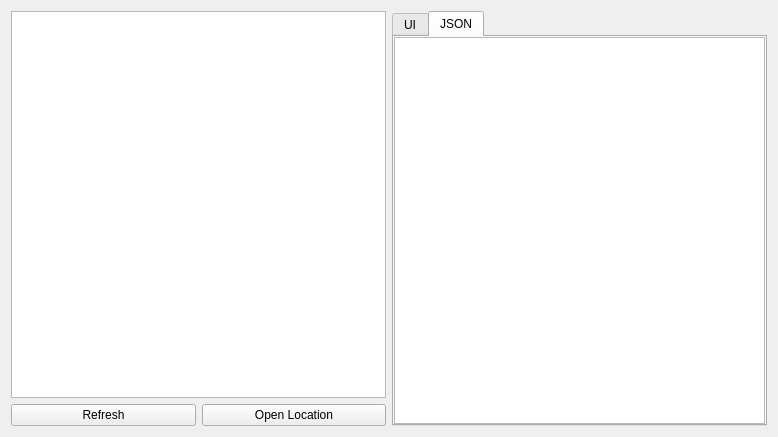
<?xml version="1.0" encoding="UTF-8"?>
<ui version="4.0">
 <class>TaskManager</class>
 <widget class="QWidget" name="TaskManager">
  <property name="geometry">
   <rect>
    <x>0</x>
    <y>0</y>
    <width>778</width>
    <height>437</height>
   </rect>
  </property>
  <property name="windowTitle">
   <string>Task Manager</string>
  </property>
  <layout class="QHBoxLayout" name="horizontalLayout">
   <item>
    <layout class="QVBoxLayout" name="verticalLayout">
     <item>
      <widget class="QTreeView" name="taskSystemView"/>
     </item>
     <item>
      <layout class="QGridLayout" name="gridLayout">
       <item row="0" column="1">
        <widget class="QPushButton" name="openLocationButton">
         <property name="text">
          <string>Open Location</string>
         </property>
        </widget>
       </item>
       <item row="0" column="0">
        <widget class="QPushButton" name="refreshButton">
         <property name="text">
          <string>Refresh</string>
         </property>
        </widget>
       </item>
      </layout>
     </item>
    </layout>
   </item>
   <item>
    <widget class="QTabWidget" name="tabWidget">
     <property name="currentIndex">
      <number>1</number>
     </property>
     <widget class="QWidget" name="uiTab">
      <attribute name="title">
       <string>UI</string>
      </attribute>
      <layout class="QGridLayout" name="gridLayout_2">
       <property name="leftMargin">
        <number>0</number>
       </property>
       <property name="topMargin">
        <number>0</number>
       </property>
       <property name="rightMargin">
        <number>0</number>
       </property>
       <property name="bottomMargin">
        <number>0</number>
       </property>
       <property name="spacing">
        <number>0</number>
       </property>
       <item row="0" column="0">
        <widget class="QTreeView" name="taskView"/>
       </item>
      </layout>
     </widget>
     <widget class="QWidget" name="jsonTab">
      <attribute name="title">
       <string>JSON</string>
      </attribute>
      <layout class="QGridLayout" name="gridLayout_3">
       <property name="leftMargin">
        <number>0</number>
       </property>
       <property name="topMargin">
        <number>0</number>
       </property>
       <property name="rightMargin">
        <number>0</number>
       </property>
       <property name="bottomMargin">
        <number>0</number>
       </property>
       <property name="spacing">
        <number>0</number>
       </property>
       <item row="0" column="0">
        <widget class="QTextEdit" name="taskEdit"/>
       </item>
      </layout>
     </widget>
    </widget>
   </item>
  </layout>
 </widget>
 <resources/>
 <connections/>
</ui>
